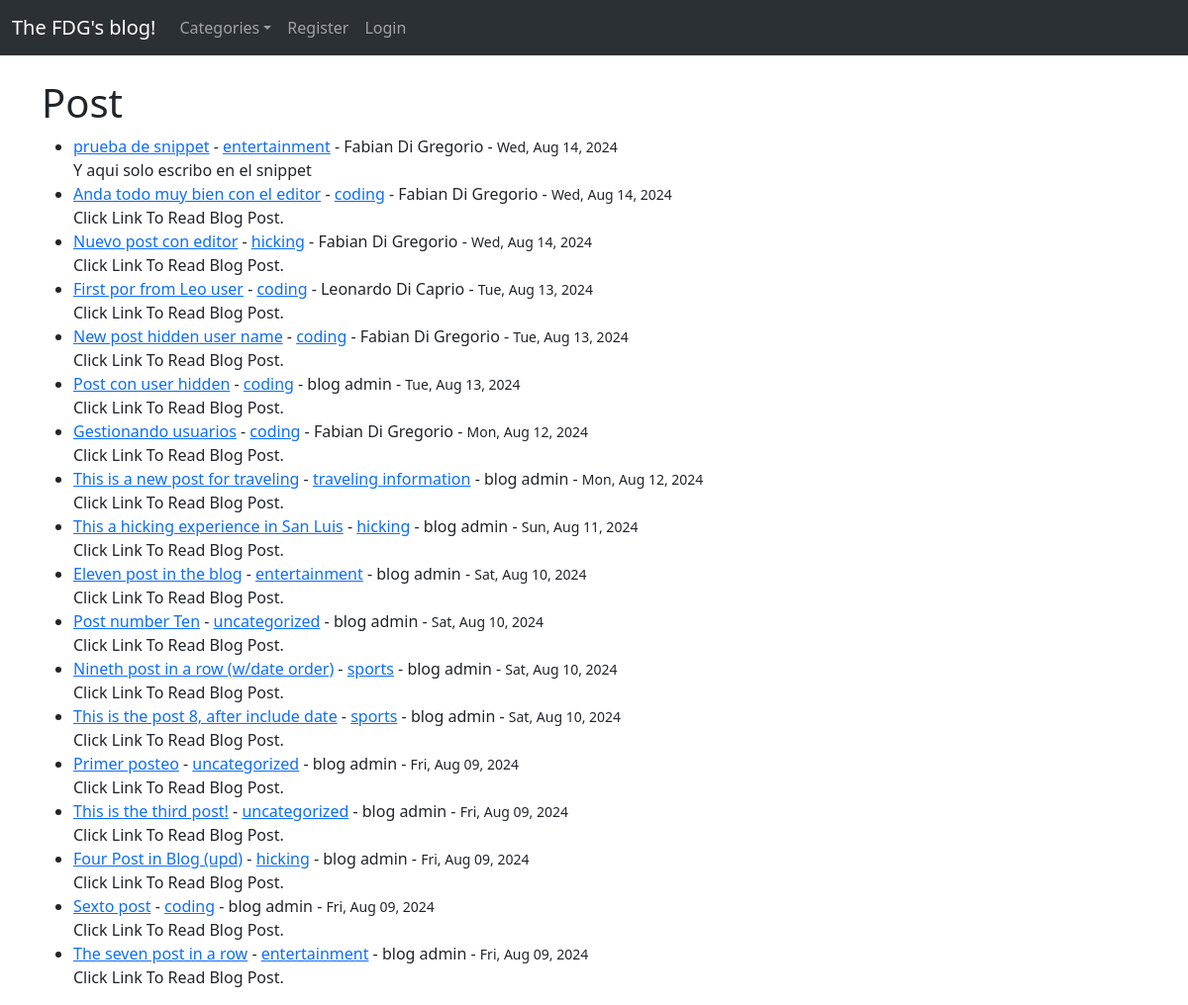
The page / on the database its author committed.
### fdgblog/models.py (models this page shows, shortened)
class Post(models.Model):
    title = models.CharField(max_length=255)
    title_tag = models.CharField(max_length=255)
    author = models.ForeignKey(User, on_delete=models.CASCADE)
    content = RichTextField(blank=True, null=True)
    created = models.DateTimeField(auto_now_add=True)
    modified = models.DateTimeField(auto_now=True)
    category = models.CharField(max_length=255, default="uncategorized")
    snippet = models.CharField(max_length=255)
    def get_formatted_created(self):
        return self.created.strftime("%a, %b %d, %Y")  # Example format

### fdgblog/views.py (the view)
# urls.py: path('', HomeView.as_view(), name='home'),
class HomeView(ListView):
    model = Post
    template_name = 'home.html'
    ordering = ['-created']
    def get_context_data(self, *args, **kwargs):
        cat_menu = Category.objects.all()
        context = super(HomeView, self).get_context_data(*args, **kwargs)
        context["cat_menu"] = cat_menu
        return context

### fdgblog/models.py (called while the page is built)
    def __str__(self):
        return self.name

### fdgblog/templates/home.html (shortened to what this page needs)
{% extends 'base.html' %}
{% block content %}
    <h1>Post</h1>
    <ul>
    {% for post in object_list %}
        <li><a href="{% url 'article_details' post.pk %}">{{ post.title}}</a>
             - <a href="{% url 'categories' post.category|slugify %}">{{ post.category }}</a>
             - {{ post.author.first_name}} {{ post.author.last_name}}
             - <small>{{ post.get_formatted_created }}</small>
        <br/>
        {{ post.snippet }}
    {% endfor %}
    </ul>
{% endblock %}

### rows shown on the page
Post: title "prueba de snippet", category "entertainment", author.first_name "Fabian", author.last_name "Di Gregorio", get_formatted_created "Wed, Aug 14, 2024", snippet "Y aqui solo escribo en el snippet"
Post: title "Anda todo muy bien con el editor", category "coding", author.first_name "Fabian", author.last_name "Di Gregorio", get_formatted_created "Wed, Aug 14, 2024", snippet "Click Link To Read Blog Post."
Post: title "Nuevo post con editor", category "hicking", author.first_name "Fabian", author.last_name "Di Gregorio", get_formatted_created "Wed, Aug 14, 2024", snippet "Click Link To Read Blog Post."
Post: title "First por from Leo user", category "coding", author.first_name "Leonardo", author.last_name "Di Caprio", get_formatted_created "Tue, Aug 13, 2024", snippet "Click Link To Read Blog Post."
Post: title "New post hidden user name", category "coding", author.first_name "Fabian", author.last_name "Di Gregorio", get_formatted_created "Tue, Aug 13, 2024", snippet "Click Link To Read Blog Post."
Post: title "Post con user hidden", category "coding", author.first_name "blog", author.last_name "admin", get_formatted_created "Tue, Aug 13, 2024", snippet "Click Link To Read Blog Post."
Post: title "Gestionando usuarios", category "coding", author.first_name "Fabian", author.last_name "Di Gregorio", get_formatted_created "Mon, Aug 12, 2024", snippet "Click Link To Read Blog Post."
Post: title "This is a new post for traveling", category "traveling information", author.first_name "blog", author.last_name "admin", get_formatted_created "Mon, Aug 12, 2024", snippet "Click Link To Read Blog Post."
Post: title "This a hicking experience in San Luis", category "hicking", author.first_name "blog", author.last_name "admin", get_formatted_created "Sun, Aug 11, 2024", snippet "Click Link To Read Blog Post."
Post: title "Eleven post in the blog", category "entertainment", author.first_name "blog", author.last_name "admin", get_formatted_created "Sat, Aug 10, 2024", snippet "Click Link To Read Blog Post."
Post: title "Post number Ten", category "uncategorized", author.first_name "blog", author.last_name "admin", get_formatted_created "Sat, Aug 10, 2024", snippet "Click Link To Read Blog Post."
Post: title "Nineth post in a row (w/date order)", category "sports", author.first_name "blog", author.last_name "admin", get_formatted_created "Sat, Aug 10, 2024", snippet "Click Link To Read Blog Post."
Post: title "This is the post 8, after include date", category "sports", author.first_name "blog", author.last_name "admin", get_formatted_created "Sat, Aug 10, 2024", snippet "Click Link To Read Blog Post."
Post: title "Primer posteo", category "uncategorized", author.first_name "blog", author.last_name "admin", get_formatted_created "Fri, Aug 09, 2024", snippet "Click Link To Read Blog Post."
Post: title "This is the third post!", category "uncategorized", author.first_name "blog", author.last_name "admin", get_formatted_created "Fri, Aug 09, 2024", snippet "Click Link To Read Blog Post."
Post: title "Four Post in Blog (upd)", category "hicking", author.first_name "blog", author.last_name "admin", get_formatted_created "Fri, Aug 09, 2024", snippet "Click Link To Read Blog Post."
Post: title "Sexto post", category "coding", author.first_name "blog", author.last_name "admin", get_formatted_created "Fri, Aug 09, 2024", snippet "Click Link To Read Blog Post."
Post: title "The seven post in a row", category "entertainment", author.first_name "blog", author.last_name "admin", get_formatted_created "Fri, Aug 09, 2024", snippet "Click Link To Read Blog Post."
